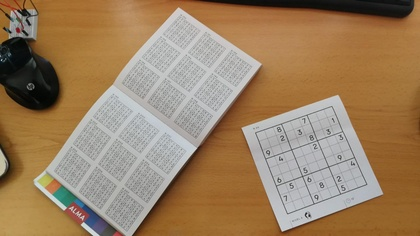
%> input picture Others/Segmentacion/MALSudoku10.jpeg, 420 x 236 px, shrunk from 1600 x 900 before the run
$ octave --eval "result = ver_seguimientoContorno_isa(imread('MALSudoku10.jpeg'));"   (GNU Octave 9; MATLAB toolbox functions it lacks are replaced by stand-ins)
%> lines starting %> are read from the running program, lines starting %| are printed output that depends on the picture
function ob = ver_seguimientoContorno_isa(im)

im = im (3:end-3,3:end-3); % Quitar extremos de la imagen
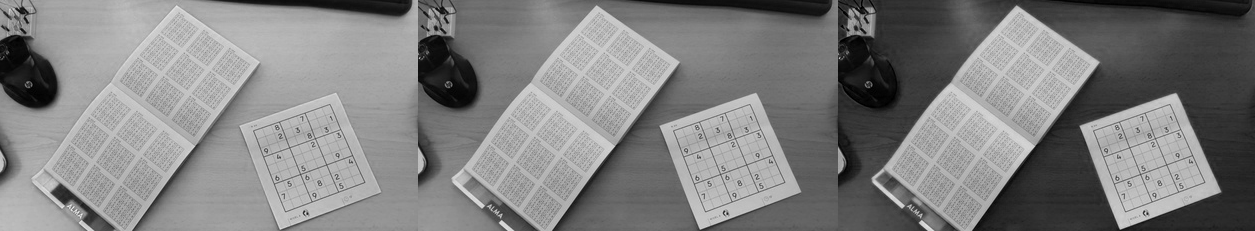
%> im: size 231x1255 uint8; min 0, max 235, mean 128.4
ob = [];                   % Objeto segmentado

global coor;
global coorc;
global sentido;

sentido = 1;    % Explorar en ambos senrtidos +-90º de la dirección
                % gradiente

% Coordenadas de vecinos con respecto al punto de seguimiento.
coor  = [-1 0; -1 -1; 0 -1; 1 -1; 1 0; 1 1; 0 1; -1 1];

% Coordenadas de vecinos
coorc = coor + 2; %

% Calculo del modulo y dirección del gradiente (operador sobel 3x3)
m = [-1 -2 -1; 0 0 0; 1 2 1];
imgx = conv2(double(im),double(m));       % Gradiente horizontal
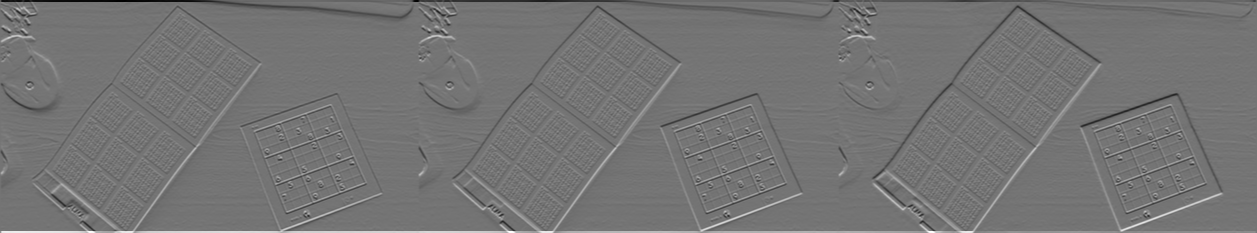
%> imgx: size 233x1257 double; min -726, max 861, mean 0; drawn with min black and max white
imgy = conv2(double(im),double(m'));      % Gradiente vertical
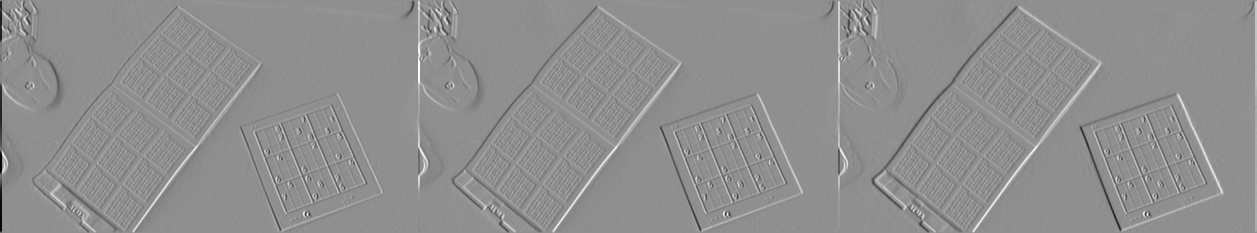
%> imgy: size 233x1257 double; min -790, max 614, mean 0; drawn with min black and max white
img  = (abs(imgx)+abs(imgy));             % Módulo gradiente
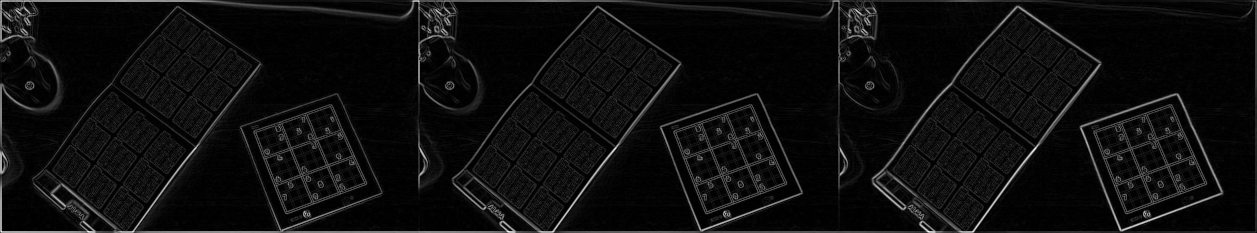
%> img: size 233x1257 double; min 0, max 1130, mean 65.7; drawn with min black and max white
img  = img/(max(max(img)));               % Módulo gradiente normalizado
ima  = atan2(imgy,imgx);                  % Dirección gradiente (radianes)
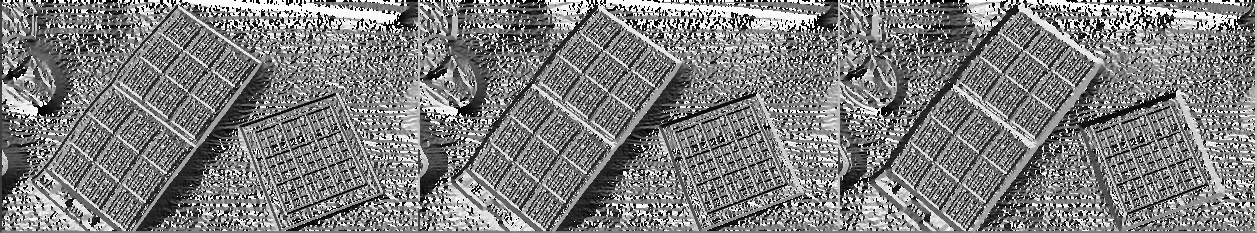
%> ima: size 233x1257 double; min -3.14, max 3.14, mean -0.0235; drawn with min black and max white

figure, imshow(img,[]); % Mostrar imagen del modulo del gradiente
hold on

%> (the run ends here)

$ run again, on Others/Segmentacion/ReguSudoku8.jpeg
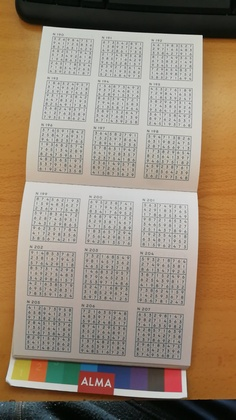
%> input picture Others/Segmentacion/ReguSudoku8.jpeg, 236 x 420 px, shrunk from 1080 x 1920 before the run
%> in ver_seguimientoContorno_isa, `img  = (abs(imgx)+abs(imgy));`:
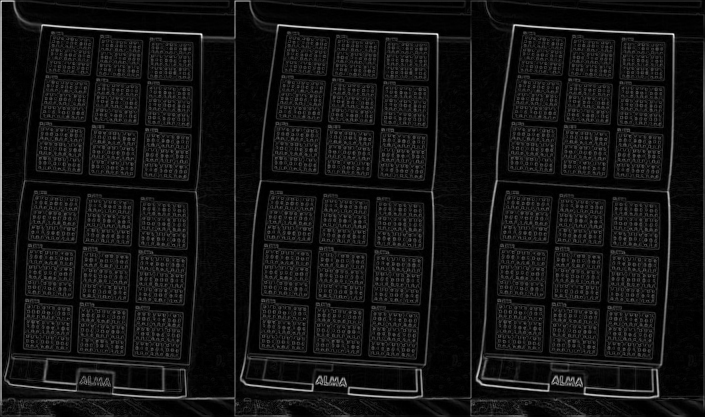
%> img: size 417x705 double; min 0, max 1060, mean 83.2; drawn with min black and max white
%> in ver_seguimientoContorno_isa, `ima  = atan2(imgy,imgx);`:
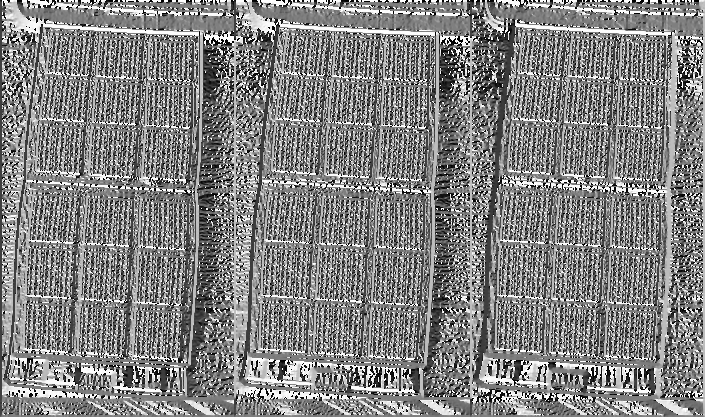
%> ima: size 417x705 double; min -3.14, max 3.14, mean 0.0648; drawn with min black and max white

$ run again, on Others/Segmentacion/Sudoku1.jpeg
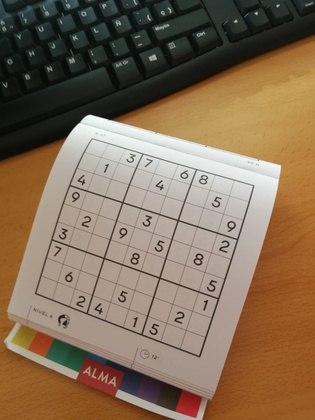
%> input picture Others/Segmentacion/Sudoku1.jpeg, 315 x 420 px, shrunk from 1488 x 1984 before the run
%> in ver_seguimientoContorno_isa, `img  = (abs(imgx)+abs(imgy));`:
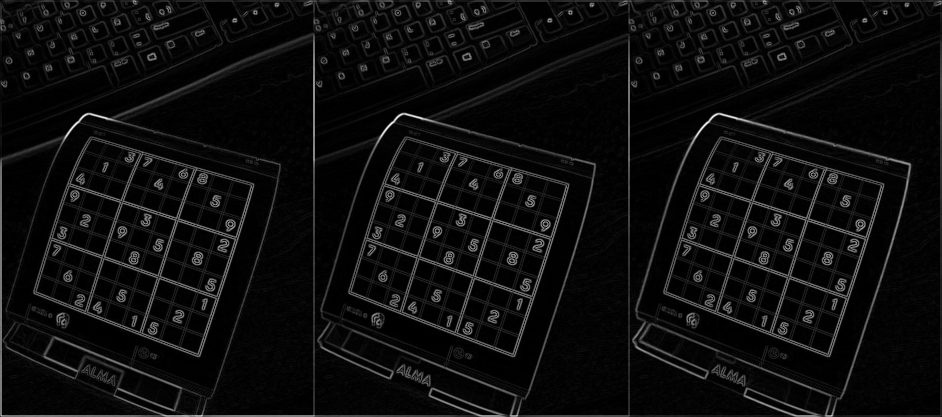
%> img: size 417x942 double; min 0, max 1248, mean 69; drawn with min black and max white
%> in ver_seguimientoContorno_isa, `ima  = atan2(imgy,imgx);`:
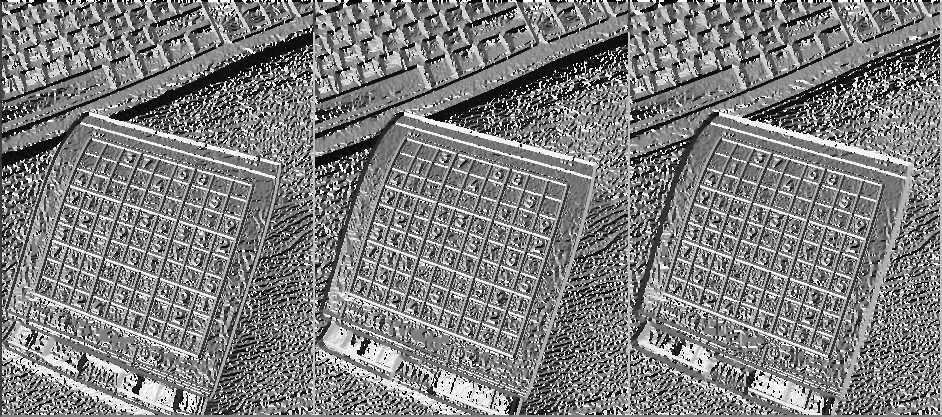
%> ima: size 417x942 double; min -3.14, max 3.14, mean -0.0203; drawn with min black and max white
